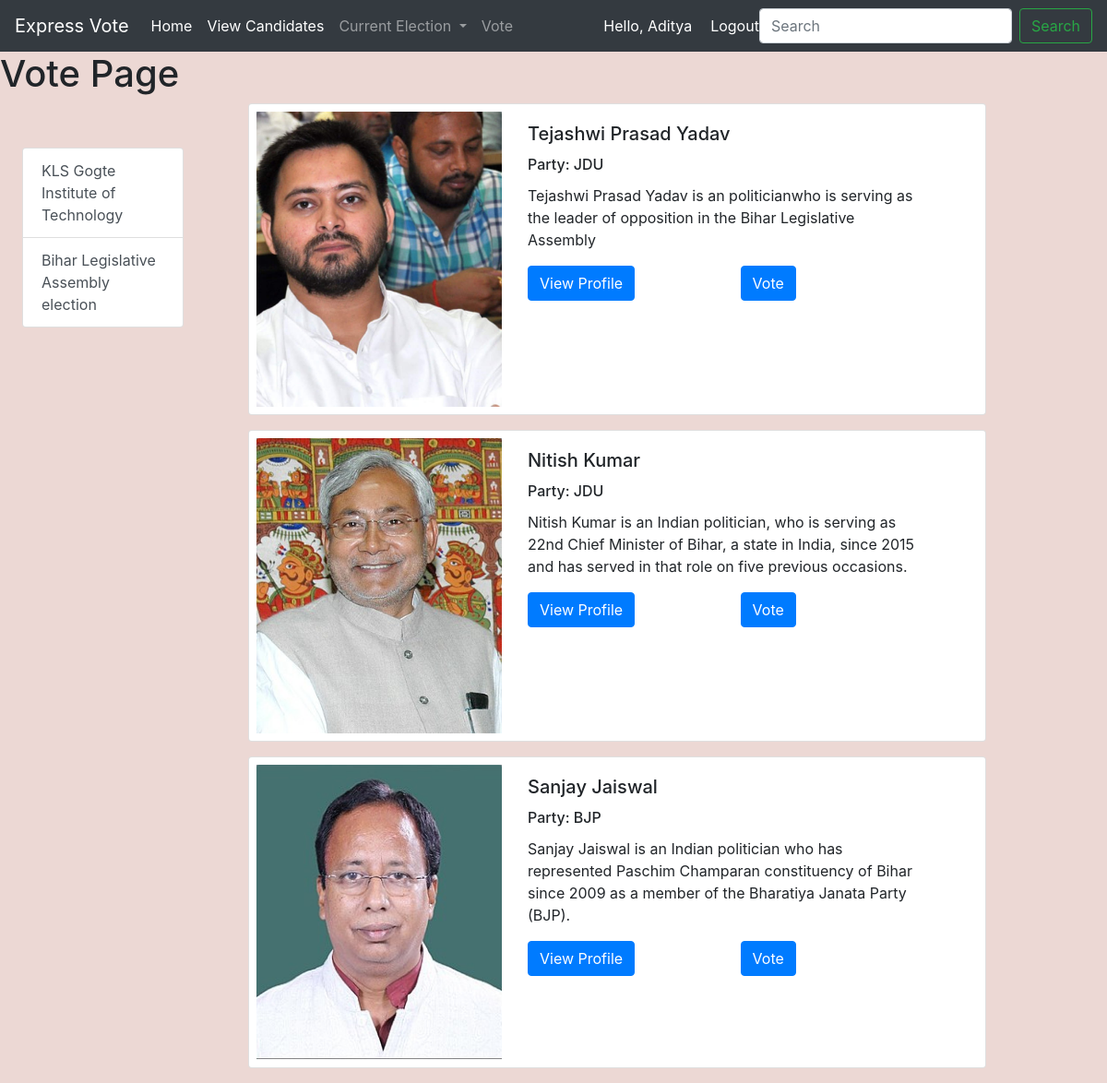
/location/2/ (signed in), run on an earlier commit of the app's database.
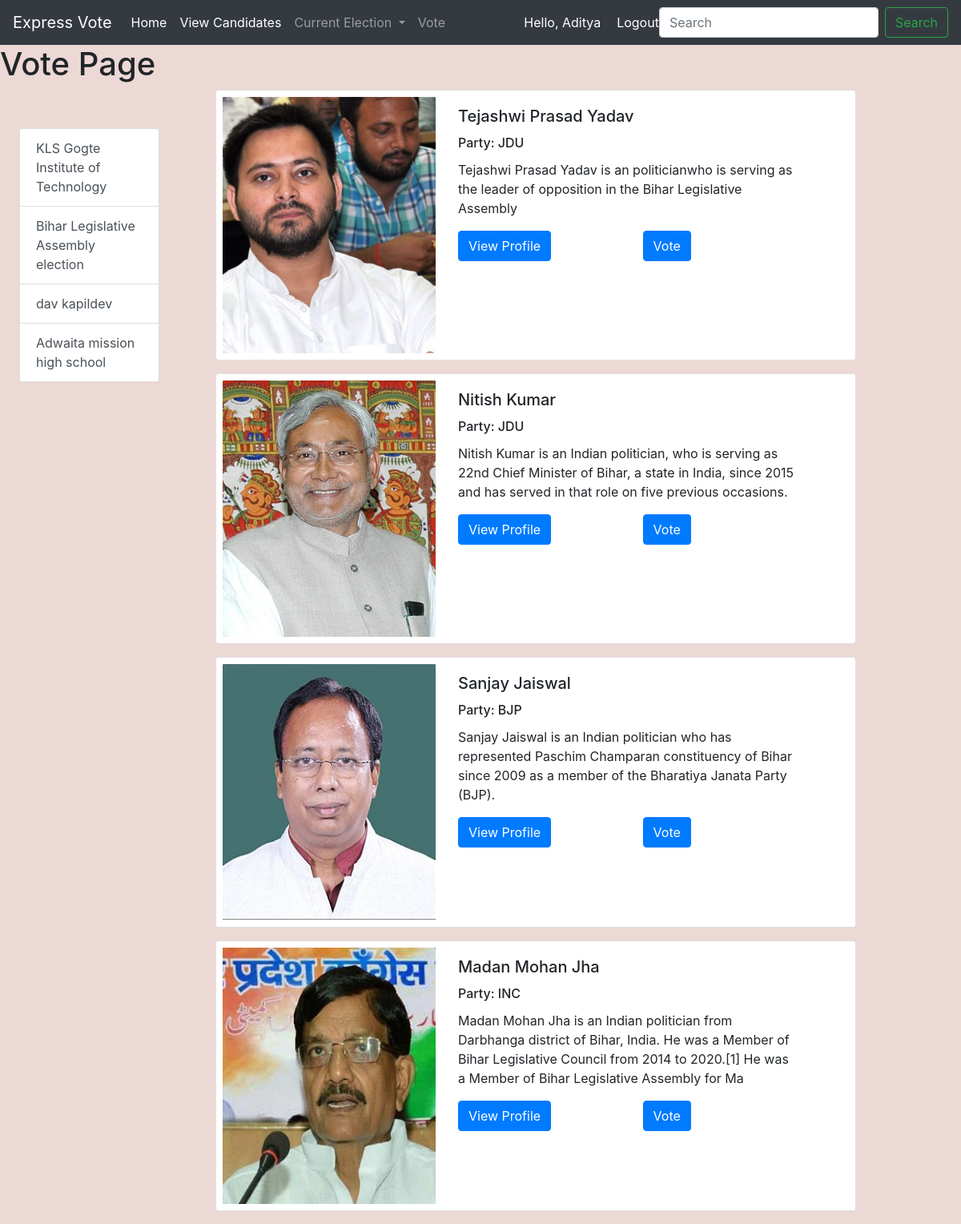
And on a later commit of the database.
### myapp/models.py (models this page shows, shortened)
class location(models.Model):
    title = models.CharField(max_length=100)
    description = models.TextField()

class Imageleader(models.Model):
    title = models.CharField(max_length=200)
    description = models.TextField(max_length=200)
    description1 = models.TextField(max_length=1000,default='')
    manifesto1=models.CharField(max_length=200,default='')
    manifesto2=models.CharField(max_length=200,default='')
    manifesto3=models.CharField(max_length=200,default='')
    party=models.CharField(max_length=200,default='')
    image = models.ImageField(upload_to='image')
    cat = models.ForeignKey(location, on_delete=models.CASCADE)

### expressvote/views.py (the view)
# urls.py: path('location/<int:lid>/', views.show_vote_location),
@login_required(login_url='login')
def show_vote_location(request, lid):
    print(lid)
    loc = location.objects.all()
    loca = location.objects.get(pk=lid)
    images = Imageleader.objects.filter(cat=loca)
    data = {'images': images, 'loc': loc}
    return render(request, "vote.html", data)

### templates/vote.html (shortened to what this page needs)
{% extends "base_layout.html" %}
{% block content %}
    <h1>Vote Page</h1>
    <div class="row">
         <div class="col-sm-2 md-3 lg-3 ml-4">
        <div class="list-group mt-5">
          {% for c in loc %}
          <a href="/location/{{c.pk}}" class="list-group-item list-group-item-action">{{c.title}}</a>
          {% endfor %}
        </div>
      </div>
        <div class="col sm-8">
            {% for i in images %}
            <ul>
                        <div class="card" style="max-width: 800px;">
                            <div class="row no-gutters">
                                <div class="col-sm-4 mt-2 mr-2 ml-2 mb-2" style="background: #868e96;">
                                    <img src="/media/{{ i.image }}" class="card-img-top " alt="...">
                                </div>
                                <div class="col-sm-7">
                                    <div class="card-body">
                                        <h5 class="card-title">{{i.title}}</h5>
                                        <h6 class="card-title">Party: {{i.party }}</h6>
                                        <p class="card-text">{{i.description }}</p>
                                        <a href="/candidate/{{i.id}}" class="btn btn-primary stretched-link" style="margin-right:110px">View Profile</a>
                                        <a href="/candidate/{{i.id}}" class="btn btn-primary stretched-link" style="margin-right:50px">Vote</a>
                                    </div>
                                </div>
                            </div>
                        </div>
            </ul>
        {% endfor %}
    </div>
    </div>
{% endblock content %}

### templates/base_layout.html (shortened to what this page needs)
<!DOCTYPE html>
<html lang="en">
<head>
	<link rel="stylesheet" href="https://use.fontawesome.com/releases/v5.6.1/css/all.css">
    <link rel="stylesheet" href="https://maxcdn.bootstrapcdn.com/bootstrap/4.0.0/css/bootstrap.min.css">
</head>
<body>
 {%include 'navbar.html' %}
<div class="wrapper">
    {% block content %}
    {% endblock %}
</div>
</body>
</html>

### templates/navbar.html (shortened to what this page needs)
<nav class="navbar navbar-expand-lg navbar-dark bg-dark">
  <a class="navbar-brand" href="#">
    Express Vote</a>
  <div class="collapse navbar-collapse" id="navbarSupportedContent">
    <ul class="navbar-nav mr-auto">
      <li class="nav-item active">
        <a class="nav-link" href="/">Home <span class="sr-only">(current)</span></a>
      </li>
      <li class="nav-item active">
        <a class="nav-link" href="/home">View Candidates <span class="sr-only">(current)</span></a>
      </li>
      <li class="nav-item dropdown">
        <a class="nav-link dropdown-toggle" href="#" id="navbarDropdown" role="button" data-toggle="dropdown" aria-haspopup="true" aria-expanded="false">
          Current Election
        </a>
      </li>
      <li class="nav-item">
        <a class="nav-link " href="/vote">Vote</a>
      </li>
    </ul>
    <span class="hello-msg">Hello, {{request.user}}</span>
    <span ><a class="hello-msg" href="{% url 'logout' %}">Logout</a> </span>
    <form class="form-inline my-2 my-lg-0">
      <input class="form-control mr-sm-2" type="search" placeholder="Search" aria-label="Search">
      <button class="btn btn-outline-success my-2 my-sm-0" type="submit">Search</button>
    </form>
  </div>
</nav>

### templates/base_layout.html (style rules this page uses)
body, html { margin: 0; padding: 0; height: 100%; background: #ECD8D4 !important; }

### templates/navbar.html (style rules this page uses)
.hello-msg { font-size:16px; color:#fff; margin-right:15 px; margin-left:20px; }

### templates/vote.html (style rules this page uses)
.card-img-top { width: 100%; height: 40vh; object-fit: cover; }

What changed in the data, as far as the page shows it:
added location: title "dav kapildev"
added location: title "Adwaita mission high school"
added Imageleader: image (picture), title "Madan Mohan Jha", party "INC", description "Madan Mohan Jha is an Indian politician from Darbhanga district of Bihar, India. He was a Member of Bihar Legislative Council from 2014 to 2020.[1] He was a Member of Bihar Legislative Assembly for Ma"
